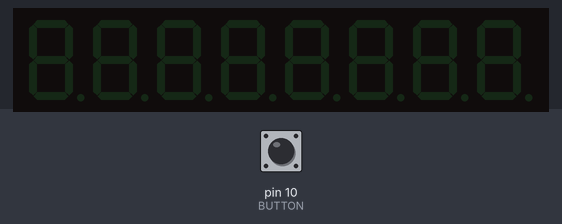
Bench run of a sketch on a simulated Arduino Uno, built with avr-gcc and run on an emulated ATmega328P. On the bench: 8-digit seven-segment display. The inputs (shaded band) are chosen by the test bench; at power-on: pin 10 (BUTTON) HIGH.

Above: at 1.2 s.
1.3 s: pin 10 (BUTTON) pulled LOW for 0.15 s
At 1.36 s:
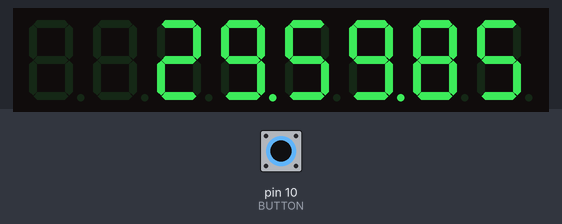
3.1 s: pin 10 (BUTTON) pulled LOW for 1 s
At 3.48 s:
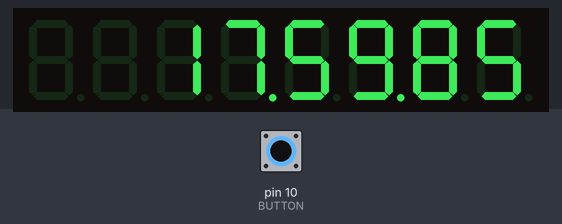
5.6 s: pin 10 (BUTTON) pulled LOW for 1 s
At 6.3 s:
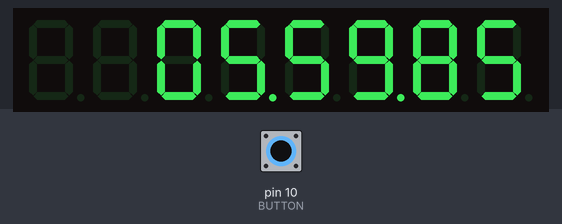

Measured:
- after the input at 1.3 s, the display: changes at once (image 1)

The sketch:

bombs.ino
```cpp
//We always have to include the library
#include "LedControl.h"

/*
 Now we need a LedControl to work with.
 ***** These pin numbers will probably not work with your hardware *****
 pin 12 is connected to the DataIn
 pin 11 is connected to the CLK
 pin 10 is connected to LOAD
 We have only a single MAX72XX.
 */

// Data pin for display
#define DN 4
// Load pin for display
#define CS 3
// Clock pin for display
#define CLK 2

// Button pin for turn on switch
#define BUTTON 10

#define TIMEDELAY 100

// DEGUBBING mode
#define DEBUG false

/*
Define the length of the timer
 */
#define MINUTES 30
#define NUMBER_OF_SUBSECONDS 7

#define codeSecond1 2
#define codeSecond2 3

#define SECRET_CODE 4789
#define SECRET_CODE_OFFSET 1
#define A -295/MINUTES
#define B 300

LedControl lc=LedControl(DN,CLK,CS,1);
int subseconds[NUMBER_OF_SUBSECONDS];

void setup() {
  /*
   The MAX72XX is in power-saving mode on startup,
   we have to do a wakeup call
   */
  lc.shutdown(0,false);
  /* Set the brightness to a medium values */
  lc.setIntensity(0,8);
  /* and clear the display */
  lc.clearDisplay(0);
//  writePlayzone();
  clearDisplay();
  // Set display in power saving mode
  lc.shutdown(0,true);
  //  Make the button input
  pinMode(BUTTON, INPUT_PULLUP);

  double step = 100./NUMBER_OF_SUBSECONDS;
  for(int index=0; index<NUMBER_OF_SUBSECONDS; index++){
    subseconds[index]= (int)(step * index);
  }

  if(DEBUG){
    Serial.begin(9600);
    for(int index=0; index<8; index++){
      Serial.println(subseconds[index]);
    }
  }
}


//void writePlayzone() {
//    lc.setChar(0,7,'P',false);
//    lc.setChar(0,6,'L',false);
//    lc.setChar(0,5,'A',false);
//    lc.setDigit(0,4,4,false); // 4 ergibt ein "Y"
//    lc.setDigit(0,3,2,false); // 2 ergibt ein "Z"
//    lc.setChar(0,2,'0',false);
//    lc.setRow(0,1,B01110110); // N
//    lc.setChar(0,0,'E',false);
//}

void showSecret() {
  clearDisplay();
  int s4 = (int)SECRET_CODE % 10;
  int s5 = ((int)SECRET_CODE / 10) % 10;
  int s6 = ((int)SECRET_CODE / 100) % 10;
  int s7 = ((int)SECRET_CODE / 1000) % 10;
  lc.setDigit(0,SECRET_CODE_OFFSET,s4,false);
  lc.setDigit(0,SECRET_CODE_OFFSET + 1,s5,false);
  lc.setDigit(0,SECRET_CODE_OFFSET + 2,s6,false);
  lc.setDigit(0,SECRET_CODE_OFFSET + 3,s7,false);
//  delay(MILISECONDS_SECRET_CODE_IS_VISIABLE);
}

void clearDisplay() {
  lc.setChar(0,0,' ', false);
  lc.setChar(0,1,' ', false);
  lc.setChar(0,2,' ', false);
  lc.setChar(0,3,' ', false);
  lc.setChar(0,4,' ', false);
  lc.setChar(0,5,' ', false);
  lc.setChar(0,6,' ', false);
  lc.setChar(0,7,' ', false);
}


void setupDisplay() {
  lc.setChar(0,7,' ',false);
  lc.setChar(0,6,' ',false);
  lc.setChar(0,5,'0',false);
  lc.setChar(0,4,'0',false);
  lc.setChar(0,3,'0',false);
  lc.setChar(0,2,'0',false);
  lc.setChar(0,1,'0',false);
  lc.setChar(0,0,'0',false);
  lc.setChar(0,2,'.',true);
  lc.setChar(0,4,'.',true);
//  lc.setChar(0,6,'.',true);
  lc.setChar(0,2,'0',true);
  lc.setChar(0,4,'0',true);
//  lc.setChar(0,6,'0',true);
}

void resetDisplay(int s5, int s4, int s3, int s2, int s1, int s0){
  setupDisplay();
  lc.setDigit(0,0,s0,false);
  lc.setDigit(0,1,s1,false);
  lc.setDigit(0,2,s2,true);
  lc.setDigit(0,3,s3,false);
  lc.setDigit(0,4,s4,true);
  lc.setDigit(0,5,s5,false);
}

bool detectSwitch() {
  static bool previousStateButton;
//  Serial.println(previousStateButton);
  int state = digitalRead(BUTTON);
  if(state == previousStateButton){
    return false;
  }
  previousStateButton = state;
  if (DEBUG){
    Serial.println("Switch changed");
  }
  return true;
}

void boom() {
  clearDisplay();
  lc.setChar(0,0,'b',false);
  lc.setChar(0,1,'O',false);
  lc.setChar(0,2,'O',false);
  lc.setChar(0,3,'O',false);
  lc.setChar(0,4,'O',false);
  lc.setChar(0,5,'O',false);
  lc.setChar(0,6,'O',false);
  lc.setChar(0,3,'m',false);
}

int s0,s1,s2,s3,s4,s5;
void loop() {
//  Wait until button is pressed
  while(digitalRead(BUTTON)){
    delay(50);
  }
  lc.shutdown(0,false);
  lc.clearDisplay(0);
  setupDisplay();
  int numberOfTriggers = 0;
  for(int minute=MINUTES - 1; minute >= 0; minute--){
    s4 = minute % 10;
    s5 = minute / 10;
    lc.setDigit(0,4,s4,true);
    lc.setDigit(0,5,s5,false);
    for(int second=59; second >= 0; second--){

      if(detectSwitch()){
        numberOfTriggers += 1;
        if(numberOfTriggers < 30){
          minute = max(minute - 5, 5);
          second = 0;
          break;
        }
      }
      s2 = second % 10;
      s3 = second/10;
      lc.setDigit(0,2,s2,true);
      lc.setDigit(0,3,s3,false);
      for(int subSecond = NUMBER_OF_SUBSECONDS - 1; subSecond >= 0; subSecond--){
          s0 = subseconds[subSecond] % 10;
          s1 =  subseconds[subSecond]/10;
//          if(DEBUG){
//            Serial.print(s1); Serial.print(s0);
//            Serial.println();
//          }
          lc.setDigit(0,0,s0,false);
          lc.setDigit(0,1,s1,false);
          if(s3 == codeSecond1 && s2 == codeSecond2 ){
            showSecret();
//           int dy = (2 >> minute )* 500 + 50;
            int dy = A * minute + B;
            if(DEBUG){
              Serial.print("Secret Delay:");
              Serial.println(dy);
            }
            delay(dy);
            resetDisplay(s5, s4, s3, s2, s1, s0);
            break;
          } else{
            delay(TIMEDELAY);
          }
      }
    }
//    Serial.print("Minute ");
//    Serial.println(minute);
  }
  // Flash the explotion
  for(int index=0; index < 3; index++){
    boom();
    delay(1000);
    clearDisplay();
    delay(500);
  }
  lc.shutdown(0,true);
}
```
